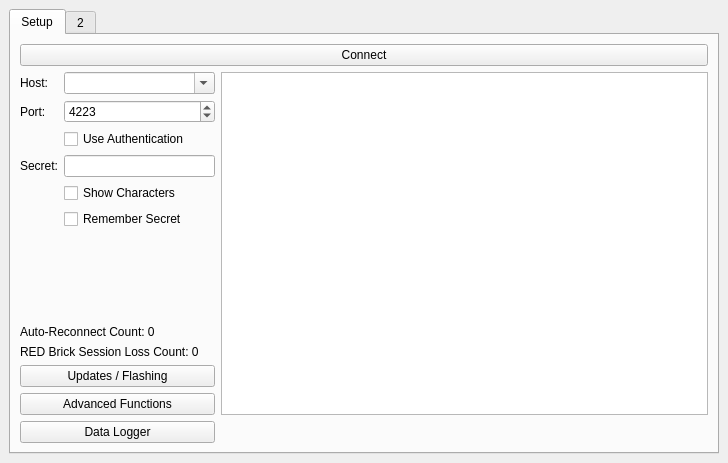
<?xml version="1.0" encoding="UTF-8"?>
<ui version="4.0">
 <class>MainWindow</class>
 <widget class="QMainWindow" name="MainWindow">
  <property name="geometry">
   <rect>
    <x>0</x>
    <y>0</y>
    <width>728</width>
    <height>463</height>
   </rect>
  </property>
  <property name="windowTitle">
   <string>MainWindow</string>
  </property>
  <widget class="QWidget" name="centralwidget">
   <layout class="QVBoxLayout" name="verticalLayout">
    <item>
     <widget class="QTabWidget" name="tab_widget">
      <property name="currentIndex">
       <number>0</number>
      </property>
      <widget class="QWidget" name="tab_setup">
       <attribute name="title">
        <string>Setup</string>
       </attribute>
       <layout class="QHBoxLayout" name="horizontalLayout">
        <item>
         <layout class="QGridLayout" name="gridLayout">
          <item row="5" column="1">
           <widget class="QCheckBox" name="checkbox_secret_show">
            <property name="text">
             <string>Show Characters</string>
            </property>
           </widget>
          </item>
          <item row="6" column="1">
           <widget class="QCheckBox" name="checkbox_remember_secret">
            <property name="toolTip">
             <string>Warning: Secret is stored in plain text without any protection!</string>
            </property>
            <property name="text">
             <string>Remember Secret</string>
            </property>
           </widget>
          </item>
          <item row="1" column="1">
           <widget class="QComboBox" name="combo_host">
            <property name="editable">
             <bool>true</bool>
            </property>
            <property name="insertPolicy">
             <enum>QComboBox::NoInsert</enum>
            </property>
            <property name="sizeAdjustPolicy">
             <enum>QComboBox::AdjustToMinimumContentsLength</enum>
            </property>
           </widget>
          </item>
          <item row="0" column="0" colspan="3">
           <widget class="QPushButton" name="button_connect">
            <property name="text">
             <string>Connect</string>
            </property>
           </widget>
          </item>
          <item row="11" column="0" colspan="2">
           <widget class="QPushButton" name="button_advanced">
            <property name="text">
             <string>Advanced Functions</string>
            </property>
           </widget>
          </item>
          <item row="2" column="1">
           <widget class="QSpinBox" name="spinbox_port">
            <property name="minimum">
             <number>1</number>
            </property>
            <property name="maximum">
             <number>65535</number>
            </property>
            <property name="value">
             <number>4223</number>
            </property>
           </widget>
          </item>
          <item row="1" column="2" rowspan="11">
           <widget class="QTreeView" name="tree_view">
            <property name="sizePolicy">
             <sizepolicy hsizetype="Expanding" vsizetype="Expanding">
              <horstretch>1</horstretch>
              <verstretch>0</verstretch>
             </sizepolicy>
            </property>
            <property name="indentation">
             <number>10</number>
            </property>
           </widget>
          </item>
          <item row="2" column="0">
           <widget class="QLabel" name="label_2">
            <property name="sizePolicy">
             <sizepolicy hsizetype="Fixed" vsizetype="Preferred">
              <horstretch>0</horstretch>
              <verstretch>0</verstretch>
             </sizepolicy>
            </property>
            <property name="text">
             <string>Port:</string>
            </property>
           </widget>
          </item>
          <item row="4" column="0">
           <widget class="QLabel" name="label_secret">
            <property name="text">
             <string>Secret:</string>
            </property>
           </widget>
          </item>
          <item row="10" column="0" colspan="2">
           <widget class="QPushButton" name="button_flashing">
            <property name="text">
             <string>Updates / Flashing</string>
            </property>
           </widget>
          </item>
          <item row="8" column="0" colspan="2">
           <widget class="QLabel" name="label_auto_reconnects">
            <property name="text">
             <string>Auto-Reconnect Count: 0</string>
            </property>
           </widget>
          </item>
          <item row="7" column="0" colspan="2">
           <spacer name="verticalSpacer">
            <property name="orientation">
             <enum>Qt::Vertical</enum>
            </property>
            <property name="sizeHint" stdset="0">
             <size>
              <width>195</width>
              <height>40</height>
             </size>
            </property>
           </spacer>
          </item>
          <item row="4" column="1">
           <widget class="QLineEdit" name="edit_secret">
            <property name="maxLength">
             <number>64</number>
            </property>
           </widget>
          </item>
          <item row="3" column="1">
           <widget class="QCheckBox" name="checkbox_authentication">
            <property name="text">
             <string>Use Authentication</string>
            </property>
           </widget>
          </item>
          <item row="9" column="0" colspan="2">
           <widget class="QLabel" name="label_red_session_losts">
            <property name="text">
             <string>RED Brick Session Loss Count: 0</string>
            </property>
           </widget>
          </item>
          <item row="1" column="0">
           <widget class="QLabel" name="label">
            <property name="sizePolicy">
             <sizepolicy hsizetype="Fixed" vsizetype="Preferred">
              <horstretch>0</horstretch>
              <verstretch>0</verstretch>
             </sizepolicy>
            </property>
            <property name="text">
             <string>Host:</string>
            </property>
           </widget>
          </item>
          <item row="12" column="0" colspan="2">
           <widget class="QPushButton" name="button_logger">
            <property name="text">
             <string>Data Logger</string>
            </property>
           </widget>
          </item>
         </layout>
        </item>
       </layout>
      </widget>
      <widget class="QWidget" name="tab_2">
       <attribute name="title">
        <string>2</string>
       </attribute>
      </widget>
     </widget>
    </item>
   </layout>
  </widget>
 </widget>
 <resources/>
 <connections/>
</ui>
